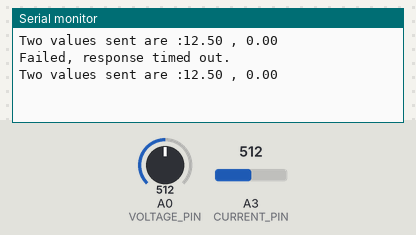
The sketch below on a simulated Arduino Uno, built with avr-gcc and run on an emulated ATmega328P. On the bench: the last lines printed to the serial monitor. Inputs (shaded band) come from the test bench; at power-on: A3 (CURRENT_PIN) = 512, A0 (VOLTAGE_PIN) = 512. No radio packets arrive unless stated.

Above: at 1.2 s.
1.3 s: A3 (CURRENT_PIN) set to 320
At 1.64 s:
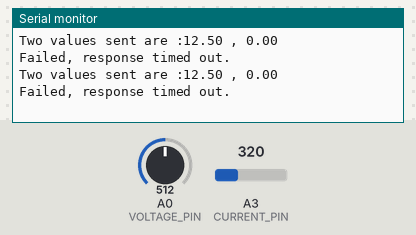
4.7 s: A3 (CURRENT_PIN) set to 291
At 5.01 s:
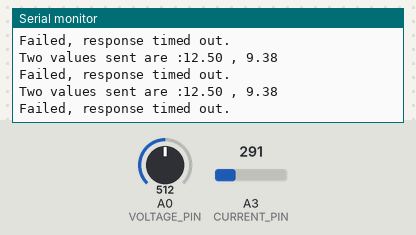
Timing chart, 0 to 7.7 s (numbered marks = the images above; inputs shaded):
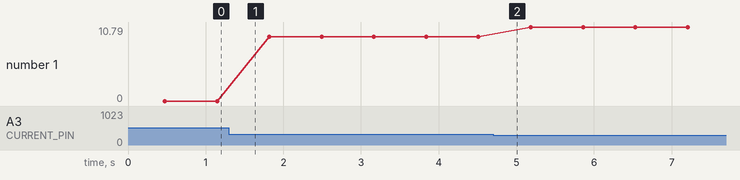

Measured:
- plotted number 1: 0 → 9.38 after the input at 1.3 s, 9.38 → 10.79 after the input at 4.7 s

The sketch:

trasmitter_mega.ino
```cpp
#include <SPI.h>
#include <nRF24L01.h>
#include <RF24.h>


//Volgate and Current

#define VOLTAGE_PIN A0
#define CURRENT_PIN A3

// Floats for ADC voltage & Input voltage
float cal_voltage = 0.0;
float in_voltage = 0.0;

// Floats for resistor values in divider (in ohms)
float R1 = 30000.0;
float R2 = 7500.0;

// Float for Reference Voltage
float ref_voltage = 5.0;

// Integer for ADC value
int sensor_value = 0;


//nrf module
#define RF24_CE_PIN 9
#define RF24_CSN_PIN 8

RF24 radio(RF24_CE_PIN, RF24_CSN_PIN); // CE, CSN
const byte addresses[][6] = {"00001", "00002"};


struct PanelStat{
  float PanelVoltage;
  float PanelAmpere;
//  int CoveredLDR;
//  int Raindrop;
//  int OpenedLDR;
//  int DHT;
//  float EnTemperature;
};

double Sum;

void setup() {
    radio.begin();
    radio.openWritingPipe(addresses[0]); // 00001
    radio.openReadingPipe(1,addresses[1]); // 00002
    radio.setPALevel(RF24_PA_MIN);
    Serial.begin(9600);
}

void loop() {

  struct PanelStat PSone;

  PSone.PanelVoltage = VoltageSensor();
  PSone.PanelAmpere = CurrentSensor();

  radio.stopListening();

  Serial.print("Two values sent are :");
  Serial.print(PSone.PanelVoltage);
  Serial.print(" , ");
  Serial.println(PSone.PanelAmpere);

  // Sending data
  radio.write(&PSone, sizeof(PSone));

  unsigned long start_time = micros();
  if (!radio.write( &PSone, sizeof(PSone) )) {
    Serial.println(F("Failed"));
  }

  //Start listening to get data
  radio.startListening();

  unsigned long started_waiting_at = micros();               // Set up a timeout period, get the current microseconds
  boolean timeout = false;                                   // Set up a variable to indicate if a response was received or not

  while ( ! radio.available() ) {                            // While nothing is received
    if (micros() - started_waiting_at > 200000 ) {           // If waited longer than 200ms, indicate timeout and exit while loop
      timeout = true;
      break;
    }
  }

  if(timeout){
    Serial.println(F("Failed, response timed out."));
  }
  else{
    radio.read(&Sum, sizeof(Sum));
    Serial.print("Sum of the given numbers is :");
    Serial.println(Sum);
    Serial.print("\n");
    radio.stopListening();
  }

//  delay(1000);
  }

float VoltageSensor(){
     // Read the Analog Input
   sensor_value = analogRead(VOLTAGE_PIN);

   // Determine voltage at ADC input
   cal_voltage  = (sensor_value * ref_voltage) / 1024.0;

   // Calculate voltage at divider input
   in_voltage = cal_voltage / (R2/(R1+R2)) ;

   // Print results to Serial Monitor to 2 decimal places
//  Serial.print("Input Voltage = ");
//  Serial.println(in_voltage, 2);

  return in_voltage;

  // Short delay
//  delay(500);
}

float CurrentSensor() {
  unsigned int x=0;
float AcsValue=0.0,Samples=0.0,AvgAcs=0.0,AcsValueF=0.0;

  for (int x = 0; x < 150; x++){ //Get 150 samples
  AcsValue = analogRead(CURRENT_PIN);     //Read current sensor values
  Samples = Samples + AcsValue;  //Add samples together
  delay (3); // let ADC settle before next sample 3ms
}
AvgAcs=Samples/150.0;//Taking Average of Samples

//((AvgAcs * (5.0 / 1024.0)) is converitng the read voltage in 0-5 volts
//2.5 is offset(I assumed that arduino is working on 5v so the viout at no current comes
//out to be 2.5 which is out offset. If your arduino is working on different voltage than
//you must change the offset according to the input voltage)
//0.100v(100mV) is rise in output voltage when 1A current flows at input
AcsValueF = (2.5 - (AvgAcs * (5.0 / 1024.0)) )/0.100;

//Serial.print("Input Current = ");
//Serial.println(AcsValueF);//Print the read current on Serial monitor

return AcsValueF;
//delay(500);

}
```
